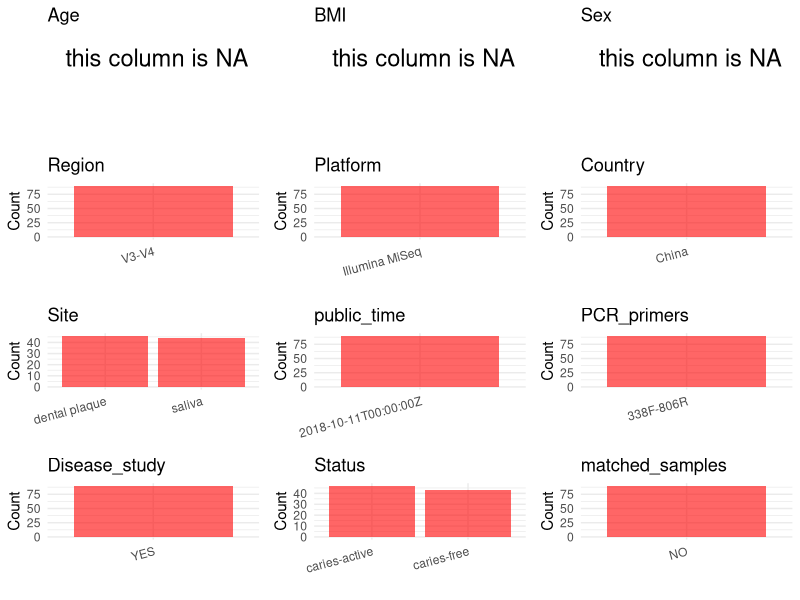

Write the R code that produced this figure. (Note: this script raises an error after producing the figure.)
## ---- chunk 1
library(tidyverse)
library(ggplot2)
library(cowplot)

setwd("C:/Users/zyc/Desktop/oral_project/data/projects/PRJNA495719")
initial_meta <- read.csv("SraRunTable.csv", header = TRUE) 
head(initial_meta)
## ---- chunk 2
metadata <- data.frame(
  BioProject = initial_meta$BioProject,
  Run = initial_meta$Run,
  sample_name = initial_meta$Sample.Name,
  Age = NA, 
  BMI = NA,  
  Sex = NA,
  Platform = initial_meta$Instrument,
  # Country = initial_meta$geo_loc_name,
  # Status = initial_meta$isolate,
  # Site = initial_meta$tissue,
  public_time = initial_meta$ReleaseDate,
  stringsAsFactors = FALSE
)
## ---- chunk 3
 # metadata <- metadata %>%
 #  mutate(Sex = recode(Sex, "female" = "F", "male" = "M"))
metadata <- metadata %>% mutate(Status = case_when(
  grepl("CP|CS",sample_name) ~ "caries-free",
  grepl("TP|TS",sample_name) ~ "caries-active"
))
metadata <- metadata %>% mutate(Site = case_when(
  grepl("CP|TP",sample_name) ~ "dental plaque",
  grepl("CS|TS",sample_name) ~ " saliva"
))


## ---- chunk 4
metadata$Country <- "China"
metadata$matched_samples = "NO"
metadata$Region = "V3-V4"

metadata$title <- "The Oral Microbiome in the Elderly With Dental Caries and Health"
metadata$Disease_study <- "YES"
metadata$PCR_primers <- "338F-806R"
head(metadata)
## ---- chunk 5
print(paste("Number of unique runs:", length(unique(metadata$Run))))
print(paste("Number of unique sample names:", length(unique(metadata$sample_name))))
## ---- chunk 6
plot_data <- metadata %>%
  select(-BioProject, -Run, -sample_name, -title)

# Function to create simple plots for each column
create_simple_plots <- function(data) {
  plots <- list()
  
  for (col in colnames(data)) {
    # Check if the column is all NA
    if (all(is.na(data[[col]]))) {
      # Create an empty plot with text indicating all NA
      p <- ggplot() +
        annotate("text", x = 0.5, y = 0.5, label = "this column is NA", size = 6) +
        labs(title = col) +
        theme_void()
    } else if (is.numeric(data[[col]])) {
      # Numeric variable: histogram
      p <- ggplot(data, aes(x = .data[[col]])) +
        geom_histogram(fill = "blue", alpha = 0.6, bins = 20, na.rm = T) +
        labs(title = col) +
        theme_minimal()
    } else {
      # Categorical variable: bar plot (remove NA values)
      count_data <- as.data.frame(table(data[[col]], useNA = "ifany"))
      p <- ggplot(count_data, aes(x = reorder(Var1, -Freq), y = Freq)) +
        geom_col(fill = "red", alpha = 0.6) +
        labs(title = col, x = NULL, y = "Count") +
        theme_minimal() +
        theme(axis.text.x = element_text(angle = 15, hjust = 1))
    }
    plots[[col]] <- p
  }
  
  return(plots)
}


plots <- create_simple_plots(plot_data)
p<-plot_grid(plots$Age, 
          plots$BMI, 
          plots$Sex, 
          plots$Region, 
          plots$Platform, 
          plots$Country, 
          plots$Site,
          plots$public_time, 
          plots$PCR_primers,
          plots$Disease_study,
          plots$Status,
          plots$matched_samples,# add 
          ncol = 3, align = "hv", axis = "lb")
ggsave("metadata_summary.png", plot = p, width = 8, height = 6, dpi = 150)


## ---- chunk 7
knitr::include_graphics("metadata_summary.png")
## ---- chunk 8
metadata <- metadata[, c(
  "BioProject", "Run", "sample_name", "Age", "BMI", "Sex", 
  "Region", "Platform", "Country", "Site", "public_time", 
  "PCR_primers", "title", "Disease_study", "Status","matched_samples"
)]

write.csv(metadata, file = "metadata.csv", quote = FALSE)
